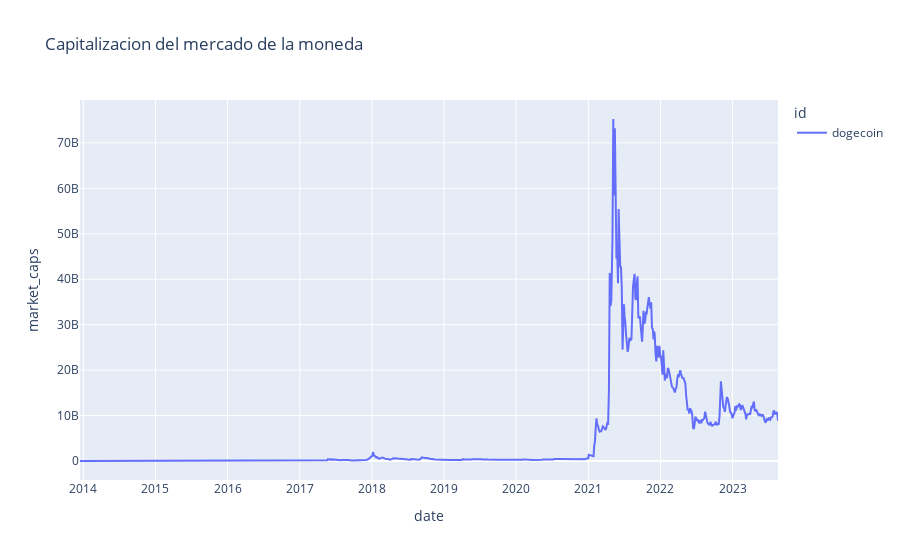

This figure's notebook cell:
### Markdown cell above
Este comportamiento nos muestra que tanto cambia el precio de la moneda

### Code cell
fig = px.line(dogecoin_df, x="date", y="market_caps", color="id",
              title="Capitalizacion del mercado de la moneda")

fig.show()

### Figure 1 — Plotly figure (JSON) as saved in the notebook; plotly's stock layout.template omitted (floating-point values rounded to 4 significant figures; data arrays with more than 128 entries replaced by an {"elided": "..."} marker saying what was removed)
{"data": [{"hovertemplate": "id=dogecoin<br>date=%{x}<br>market_caps=%{y}<extra></extra>", "legendgroup": "dogecoin", "line": {"color": "#636efa", "dash": "solid"}, "marker": {"symbol": "circle"}, "mode": "lines", "name": "dogecoin", "orientation": "v", "showlegend": true, "type": "scatter", "x": {"elided": "922 str values"}, "xaxis": "x", "y": {"elided": "922 float values"}, "yaxis": "y"}], "layout": {"legend": {"title": {"text": "id"}, "tracegroupgap": 0}, "title": {"text": "Capitalizacion del mercado de la moneda"}, "xaxis": {"anchor": "y", "domain": [0, 1], "title": {"text": "date"}}, "yaxis": {"anchor": "x", "domain": [0, 1], "title": {"text": "market_caps"}}}}
